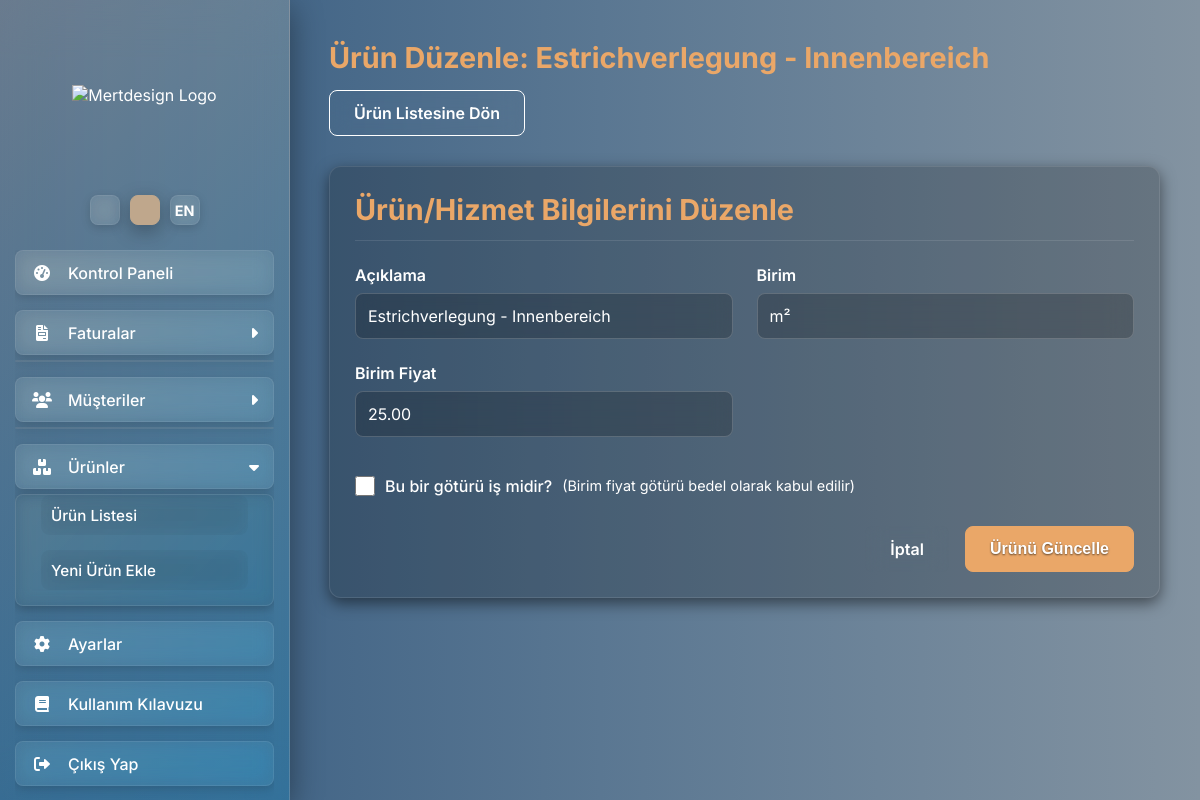
Page /urun_duzenle/2 (signed in) on the earlier database version.
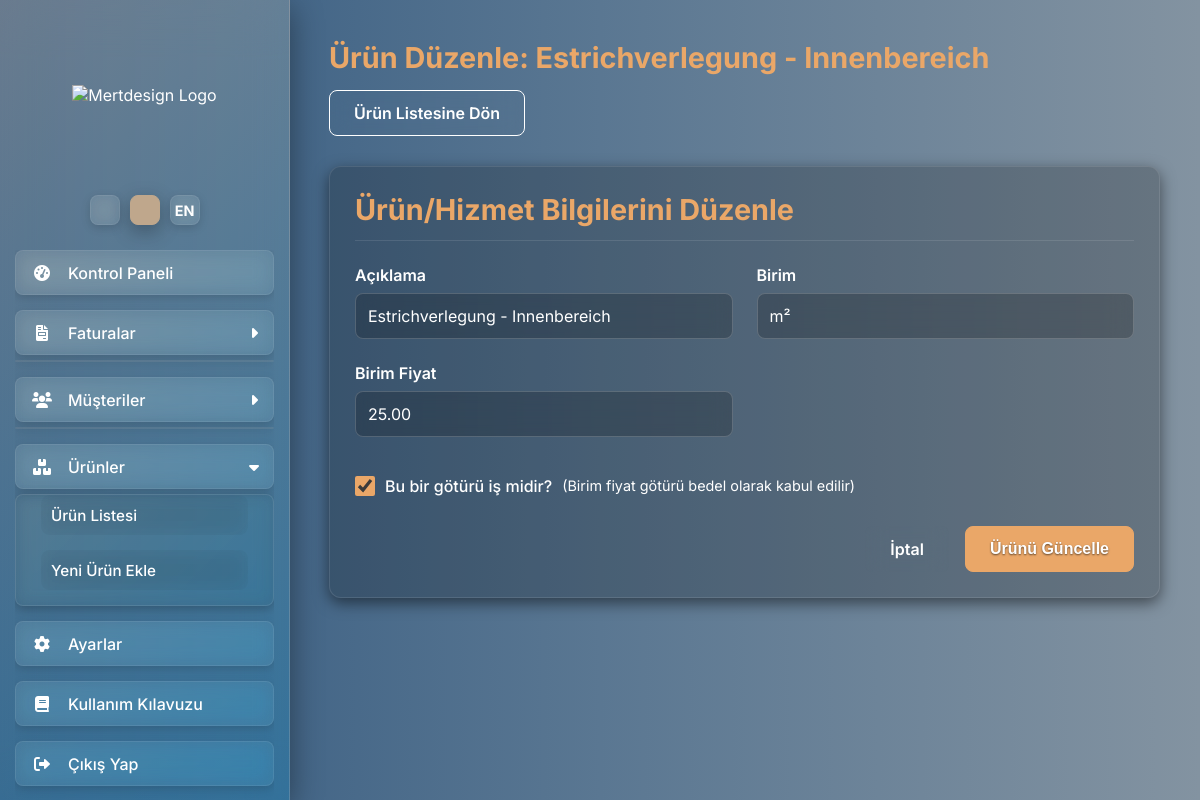
Same page on the later database version.
### app.py (models this page shows)
class Urun(db.Model):
    id = db.Column(db.Integer, primary_key=True)
    aciklama = db.Column(db.String(500), nullable=False)
    birim = db.Column(db.String(50), nullable=False)
    birim_fiyat = db.Column(db.Float, nullable=False)
    is_goturu = db.Column(db.Boolean, default=False)

### app.py (the view, shortened to what this page needs)
@app.route('/urun_duzenle/<int:urun_id>', methods=['GET', 'POST'])
@login_required
def urun_duzenle(urun_id):
    urun = Urun.query.get_or_404(urun_id)
    return render_template('urun_duzenle.html', urun=urun)

### app.py (called while the page is built)
def get_locale():
    if not has_request_context():
        return app.config['BABEL_DEFAULT_LOCALE']
    if 'lang' in request.args and request.args['lang'] in current_app.config['LANGUAGES']:
        session['lang'] = request.args['lang']
    if 'lang' in session:
        return session.get('lang')
    return request.accept_languages.best_match(current_app.config['LANGUAGES']) or current_app.config['BABEL_DEFAULT_LOCALE']

@app.before_request
def before_request_locale():
    g.locale = get_locale()

@login_manager.user_loader
def load_user(user_id):
    return User.query.get(int(user_id))

@app.context_processor
def inject_global_data_for_all_templates():
    sirket_profili = SirketProfili.query.first()
    if not sirket_profili:
        sirket_profili = {
            'firma_unvani': _('Yükleniyor...'),
            'adres': '', 'telefon': '', 'email': '', 'web_adresi': '',
            'iban': '', 'bic': '', 'vergi_no': '', 'sirket_no': '', 'banka_adi': ''
        }
    return dict(app=app, profil=sirket_profili, current_user=current_user)

### templates/urun_duzenle.html (shortened to what this page needs)
{% extends "layout.html" %}
{% block content %}
    <div class="content-header">
        <h1>{{ _('Ürün Düzenle') }}: {{ urun.aciklama }}</h1>
        <a href="{{ url_for('urun_listesi') }}" class="btn btn-secondary">{{ _('Ürün Listesine Dön') }}</a>
    </div>
    <form method="POST" class="content-card">
        <h2 class="section-title">{{ _('Ürün/Hizmet Bilgilerini Düzenle') }}</h2>
        <div class="form-grid-spacing">
            <div class="form-group">
                <label for="aciklama">{{ _('Açıklama') }}</label>
                <input type="text" id="aciklama" name="aciklama" value="{{ urun.aciklama }}" required>
            </div>
            <div class="form-group">
                <label for="birim">{{ _('Birim') }}</label>
                <input type="text" id="birim" name="birim" list="birimler" value="{{ urun.birim }}" placeholder="{{ _('örn. adet, m², saat veya yeni birim yazın') }}" required>
            </div>
            <div class="form-group">
                <label for="birim_fiyat">{{ _('Birim Fiyat') }}</label>
                <input type="number" id="birim_fiyat" name="birim_fiyat" step="0.01" min="0" value="{{ '%.2f'|format(urun.birim_fiyat) }}" required>
            </div>
            <div class="checkbox-group">
                <input type="checkbox" id="is_goturu" name="is_goturu" {% if urun.is_goturu %}checked{% endif %}>
                <label for="is_goturu" class="mb-0">{{ _('Bu bir götürü iş midir?') }}</label>
                <span>({{ _('Birim fiyat götürü bedel olarak kabul edilir') }})</span>
            </div>
        </div>
        <div class="button-group-spacing">
            <a href="{{ url_for('urun_listesi') }}" class="btn btn-secondary">{{ _('İptal') }}</a>
            <button type="submit" class="btn btn-primary">{{ _('Ürünü Güncelle') }}</button>
        </div>
    </form>
{% endblock content %}

Differences in the rows shown:
changed Urun "Estrichverlegung - Innenbereich": is_goturu "☐" → "☑"
